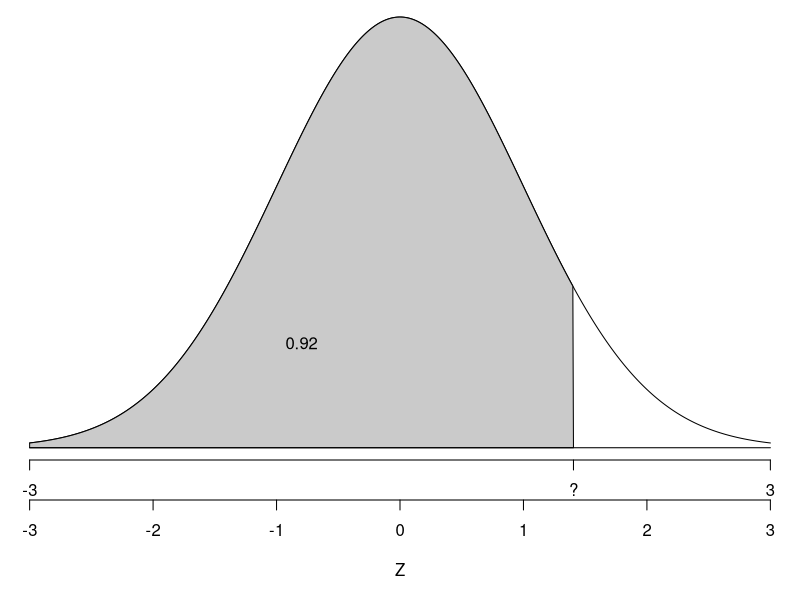
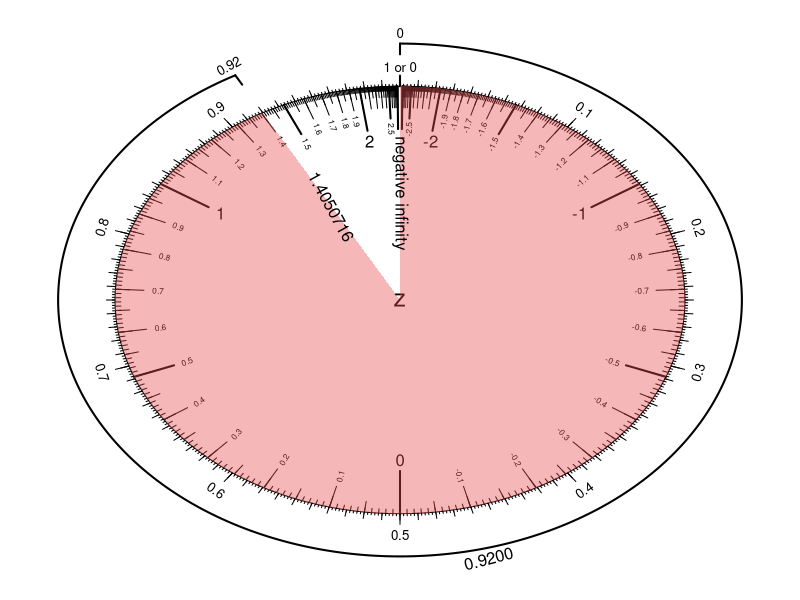

Write the R code that produced these figures, in order.
## ---- chunk 1
while(T)
{
  ell = round(runif(1,0.01,0.99),2)
  z = qnorm(ell)
  zlow = floor(z*100)/100
  zhigh = ceiling(z*100)/100
  if(round(z,4) != round(z,2)) {break}
}
## ---- chunk 2
par(mar=c(7,0,0,0))
zs = seq(-3,3,0.01)
plot(zs,dnorm(zs),xlim=c(-3,3),type='l',ylab='density',xlab='Z',axes=F,ann=F)
polygon(c(zs[zs<=z],z,-3),
        c(dnorm(zs[zs<=z]),0,0),
        col=rgb(0.7,0.7,0.7,0.7))
text((-3+z)/2,max(dnorm((-3+z)/2)/3,0.02),ell)
lines(c(-3,3),c(0,0))
axis(1,at=c(-3,z,3),line = 0,labels=c("-3","?","3"))
axis(1,at=seq(-3,3,1),line=2)
mtext('Z',1,5)
## ---- chunk 3
z2 = seq(zlow-0.02,zhigh+0.02,0.01)
## ---- chunk 4
par(mar=c(0,0,0,0))
theta=seq(0,2*pi,length.out=1000)
plot(sin(theta),cos(theta),type="l",ann=F,axes=F,xlim=c(-1.3,1.3),ylim=c(-1.3,1.3))
zs = -3:3
for(i in 1:length(zs)){
  p = pnorm(zs[i])
  lines(sin(p*2*pi)*c(0.8,1),cos(p*2*pi)*c(0.8,1),lwd=2)
  pt = min(max(p,0.007),0.993)
  if(abs(zs[i])<3){
    text(0.75*sin(pt*2*pi),0.75*cos(pt*2*pi),zs[i])
  }
}
zs = seq(-2.5,2.5,1)
for(i in 1:length(zs)){
  p = pnorm(zs[i])
  lines(sin(p*2*pi)*c(0.85,1),cos(p*2*pi)*c(0.85,1),lwd=2)
  if(abs(zs[i])<3){
    text(sin(p*2*pi)*0.8,cos(p*2*pi)*0.8,cex=0.5,round(zs[i],2),srt=(180-360*p)%%180-90)
  }
}
zs = seq(-3,3,0.1)
for(i in 1:length(zs)){
  p = pnorm(zs[i])
  lines(sin(p*2*pi)*c(0.9,1),cos(p*2*pi)*c(0.9,1),lwd=1)
}
zs = seq(-2,2,0.1)
for(i in 1:length(zs)){
  p = pnorm(zs[i])
  if(zs[i]%%0.5 != 0){
    text(sin(p*2*pi)*0.85,cos(p*2*pi)*0.85,cex=0.5,round(zs[i],2),srt=(180-360*p)%%180-90)
  }
}
zs = seq(-3,3,0.05)
for(i in 1:length(zs)){
  p = pnorm(zs[i])
  lines(sin(p*2*pi)*c(0.95,1),cos(p*2*pi)*c(0.95,1))
}
zs = seq(-3,3,0.01)
for(i in 1:length(zs)){
  p = pnorm(zs[i])
  lines(sin(p*2*pi)*c(0.98,1),cos(p*2*pi)*c(0.98,1))
}

for(p in seq(0.1,0.9,0.1)){
  lines(sin(p*2*pi)*c(1,1.05),cos(p*2*pi)*c(1,1.05))
  text(sin(p*2*pi)*1.1,cos(p*2*pi)*1.1,p,cex=0.8,srt=-(p*360-90)%%180-90)
}
for(p in seq(0.01,0.99,0.01)){
  lines(sin(p*2*pi)*c(1,1.03),cos(p*2*pi)*c(1,1.03))
}
for(p in seq(0.002,0.998,0.002)){
  lines(sin(p*2*pi)*c(1,1.01),cos(p*2*pi)*c(1,1.01))
}
lines(c(0,0),c(1,1.05),lwd=2)
text(0,1.09,"1 or 0",cex=0.8)
text(0,0,cex=1.5,"z")

pp = pnorm(z)
ps = seq(0,pp,0.001)
polygon(c(0,sin(ps*2*pi),0),c(0,cos(ps*2*pi),0),col=rgb(0.9,0.3,0.3,0.4),border=rgb(0.9,0.3,0.3,0))
pe = c(0,pp)
pm = mean(pe)

lines(sin(ps*2*pi)*1.2,cos(ps*2*pi)*1.2,lwd=2)
lines(sin(pe[1]*2*pi)*c(1.15,1.2),cos(pe[1]*2*pi)*c(1.15,1.2),lwd=2)
lines(sin(pe[2]*2*pi)*c(1.15,1.2),cos(pe[2]*2*pi)*c(1.15,1.2),lwd=2)
text(0.5*sin(2*pi*pe[1]),0.5*cos(2*pi*pe[1]),"negative infinity",srt=(180-360*pe[1])%%180-90)
text(0.5*sin(2*pi*pe[2]),0.5*cos(2*pi*pe[2]),round(z,7),srt=(180-360*pe[2])%%180-90)
text(1.25*sin(2*pi*pe[1]),1.25*cos(2*pi*pe[1]),round(pe[1],4),srt=-(pe[1]*360-90)%%180-90,cex=0.8)
text(1.25*sin(2*pi*pe[2]),1.25*cos(2*pi*pe[2]),round(pe[2],4),srt=-(pe[2]*360-90)%%180-90,cex=0.8)
text(sin(pm*2*pi)*1.25,
     cos(pm*2*pi)*1.25,
     sprintf("%.4f",round(pe[2],4)-round(pe[1],4)),
     srt=-(pm*360-90)%%180-90)
